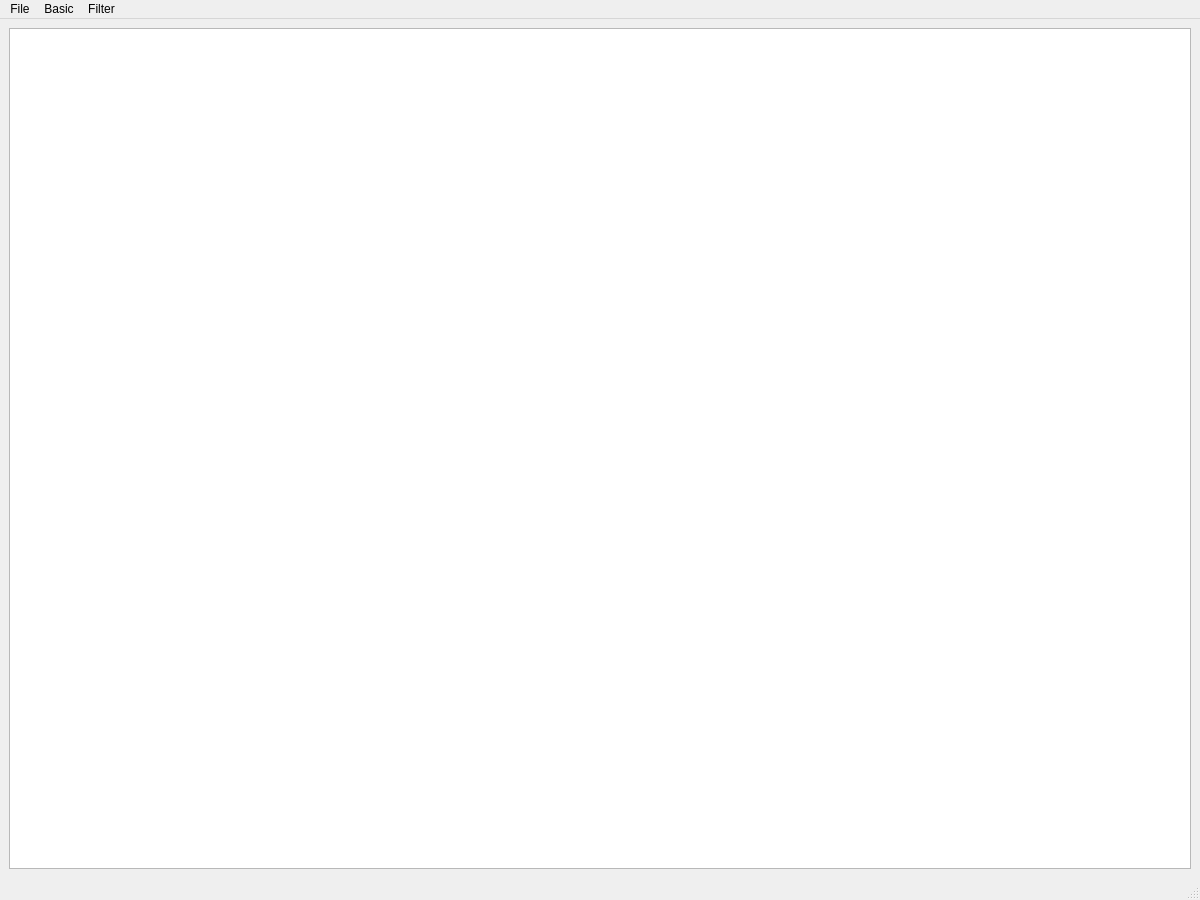
<?xml version="1.0" encoding="UTF-8"?>
<ui version="4.0">
 <class>MainWindow</class>
 <widget class="QMainWindow" name="MainWindow">
  <property name="geometry">
   <rect>
    <x>0</x>
    <y>0</y>
    <width>1200</width>
    <height>900</height>
   </rect>
  </property>
  <property name="windowTitle">
   <string>MainWindow</string>
  </property>
  <widget class="QWidget" name="centralwidget">
   <layout class="QHBoxLayout" name="horizontalLayout">
    <item>
     <widget class="View" name="view"/>
    </item>
   </layout>
  </widget>
  <widget class="QMenuBar" name="menubar">
   <property name="geometry">
    <rect>
     <x>0</x>
     <y>0</y>
     <width>1200</width>
     <height>23</height>
    </rect>
   </property>
   <widget class="QMenu" name="menuFile">
    <property name="title">
     <string>File</string>
    </property>
    <addaction name="actionOpen_File"/>
    <addaction name="actionSave_File"/>
    <addaction name="actionSave_As"/>
   </widget>
   <widget class="QMenu" name="menuBasic">
    <property name="title">
     <string>Basic</string>
    </property>
    <widget class="QMenu" name="menuRotate">
     <property name="title">
      <string>Rotate</string>
     </property>
     <addaction name="actionRotate_90"/>
     <addaction name="actionRotate_270"/>
     <addaction name="actionRotate_180"/>
    </widget>
    <addaction name="menuRotate"/>
    <addaction name="actionZoomIn"/>
    <addaction name="actionZoomOut"/>
    <addaction name="actionResetZoom"/>
   </widget>
   <widget class="QMenu" name="menuFilter">
    <property name="title">
     <string>Filter</string>
    </property>
    <addaction name="actionGray"/>
    <addaction name="actionBlur"/>
    <addaction name="actionSharp"/>
   </widget>
   <addaction name="menuFile"/>
   <addaction name="menuBasic"/>
   <addaction name="menuFilter"/>
  </widget>
  <widget class="QStatusBar" name="statusbar"/>
  <action name="actionOpen_File">
   <property name="text">
    <string>Open File</string>
   </property>
  </action>
  <action name="actionSave_File">
   <property name="text">
    <string>Save File</string>
   </property>
  </action>
  <action name="actionSave_As">
   <property name="text">
    <string>Save As...</string>
   </property>
  </action>
  <action name="actionGray">
   <property name="text">
    <string>Gray</string>
   </property>
  </action>
  <action name="actionBlur">
   <property name="text">
    <string>Blur</string>
   </property>
  </action>
  <action name="actionSharp">
   <property name="text">
    <string>Sharp</string>
   </property>
  </action>
  <action name="actionCut">
   <property name="text">
    <string>Cut</string>
   </property>
  </action>
  <action name="actionZoomOut">
   <property name="text">
    <string>ZoomOut</string>
   </property>
  </action>
  <action name="actionRotate_90">
   <property name="text">
    <string>Rotate 90°</string>
   </property>
  </action>
  <action name="actionRotate_270">
   <property name="text">
    <string>Rotate -90°</string>
   </property>
  </action>
  <action name="actionRotate_180">
   <property name="text">
    <string>Rotate 180°</string>
   </property>
  </action>
  <action name="actionZoomIn">
   <property name="text">
    <string>ZoomIn</string>
   </property>
  </action>
  <action name="actionResetZoom">
   <property name="text">
    <string>ResetZoom</string>
   </property>
  </action>
 </widget>
 <customwidgets>
  <customwidget>
   <class>View</class>
   <extends>QGraphicsView</extends>
   <header>View/view.h</header>
  </customwidget>
 </customwidgets>
 <resources/>
 <connections/>
</ui>
